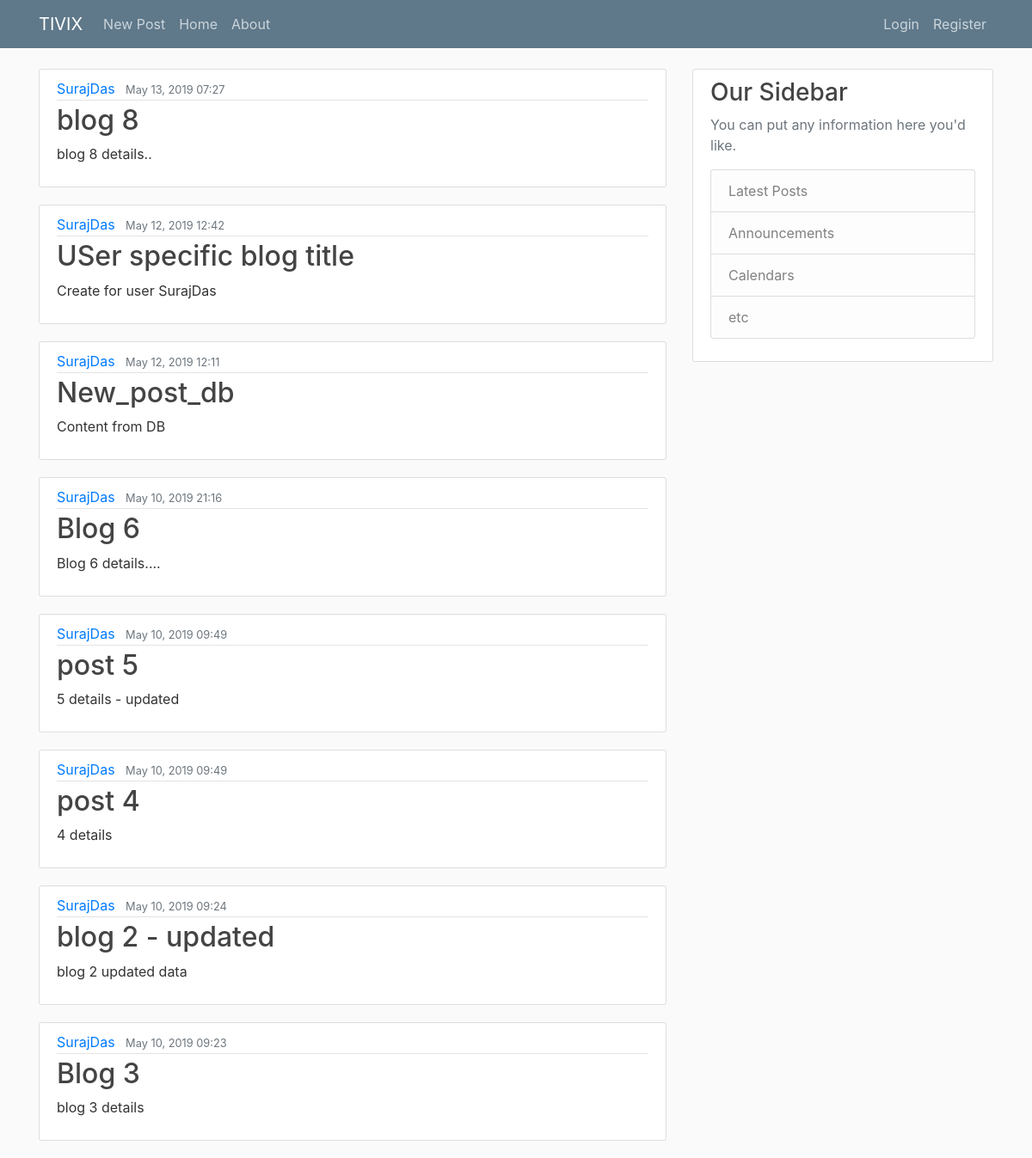
The page / on the database its author committed.
### blog/models.py (models this page shows, shortened)
class Post(models.Model):
    title = models.CharField(max_length=100)
    content = models.TextField()
    date_posted = models.DateTimeField(default=timezone.now)
    author = models.ForeignKey(User, on_delete=models.CASCADE)

### blog/views.py (the view)
# urls.py: path('', PostListView.as_view(), name='blog-home'),
class PostListView(ListView):
    model = Post
    template_name = 'blog/home.html'
    context_object_name = 'posts'
    ordering = ['-date_posted']  # Order by latest post

### blog/templates/blog/home.html
{% extends "blog/base.html" %}
{% block content %}
    {% for post in posts%}
        <article class="media content-section">
          <div class="media-body">
            <div class="article-metadata">
              <a class="mr-2" href="#">{{ post.author }}</a>
              <small class="text-muted">{{ post.date_posted|date:"F d, Y  H:i" }}</small>
            </div>
            <h2><a class="article-title" href="{% url 'post-detail' post.id %}">{{ post.title }}</a></h2>
            <p class="article-content">{{ post.content }}</p>
          </div>
        </article>
    {% endfor %}
{% endblock content %}

### blog/templates/blog/base.html (shortened to what this page needs)
<!DOCTYPE html>
{% load static %}
<html>
<head>
    <link rel="stylesheet" href="https://maxcdn.bootstrapcdn.com/bootstrap/4.0.0/css/bootstrap.min.css">
    <link rel="stylesheet" type="text/css" href="{% static 'blog/main.css' %}">
</head>
<body>
    <header class="site-header">
      <nav class="navbar navbar-expand-md navbar-dark bg-steel fixed-top">
        <div class="container">
          <a class="navbar-brand mr-6" href="{% url 'blog-home' %}">TIVIX</a>
          <div class="collapse navbar-collapse" id="navbarToggle">
            <div class="navbar-nav mr-auto">
              <a class="nav-item nav-link" href="{% url 'post-create' %}">New Post</a>
              <a class="nav-item nav-link" href="{% url 'blog-home' %}">Home</a>
              <a class="nav-item nav-link" href="{% url 'blog-about' %}">About</a>
            </div>
            <div class="navbar-nav">
                <a class="nav-item nav-link" href="#">Login</a>
                <a class="nav-item nav-link" href="#">Register</a>
            </div>
          </div>
        </div>
      </nav>
    </header>
    <main role="main" class="container">
      <div class="row">
        <div class="col-md-8">
          {% block content %}{% endblock %}
        </div>
        <div class="col-md-4">
          <div class="content-section">
            <h3>Our Sidebar</h3>
            <p class='text-muted'>You can put any information here you'd like.
              <ul class="list-group">
                <li class="list-group-item list-group-item-light">Latest Posts</li>
                <li class="list-group-item list-group-item-light">Announcements</li>
                <li class="list-group-item list-group-item-light">Calendars</li>
                <li class="list-group-item list-group-item-light">etc</li>
              </ul>
            </p>
          </div>
        </div>
      </div>
    </main>
</body>
</html>

### blog/static/blog/main.css (style rules this page uses)
body { background: #fafafa; color: #333333; margin-top: 5rem; }
h1, h2, h3, h4, h5, h6 { color: #444444; }
ul { margin: 0; }
.bg-steel { background-color: #5f788a; }
.site-header .navbar-nav .nav-link { color: #cbd5db; }
.content-section { background: #ffffff; padding: 10px 20px; border: 1px solid #dddddd; border-radius: 3px; margin-bottom: 20px; }
.article-title { color: #444444; }
.article-content { white-space: pre-line; }
.article-metadata { padding-bottom: 1px; margin-bottom: 4px; border-bottom: 1px solid #e3e3e3 }

### rows shown on the page
Post: author "SurajDas", date_posted "May 13, 2019 07:27", title "blog 8", content "blog 8 details.."
Post: author "SurajDas", date_posted "May 12, 2019 12:42", title "USer specific blog title", content "Create for user SurajDas"
Post: author "SurajDas", date_posted "May 12, 2019 12:11", title "New_post_db", content "Content from DB"
Post: author "SurajDas", date_posted "May 10, 2019 21:16", title "Blog 6", content "Blog 6 details...."
Post: author "SurajDas", date_posted "May 10, 2019 09:49", title "post 5", content "5 details - updated"
Post: author "SurajDas", date_posted "May 10, 2019 09:49", title "post 4", content "4 details"
Post: author "SurajDas", date_posted "May 10, 2019 09:24", title "blog 2 - updated", content "blog 2 updated data"
Post: author "SurajDas", date_posted "May 10, 2019 09:23", title "Blog 3", content "blog 3 details"
